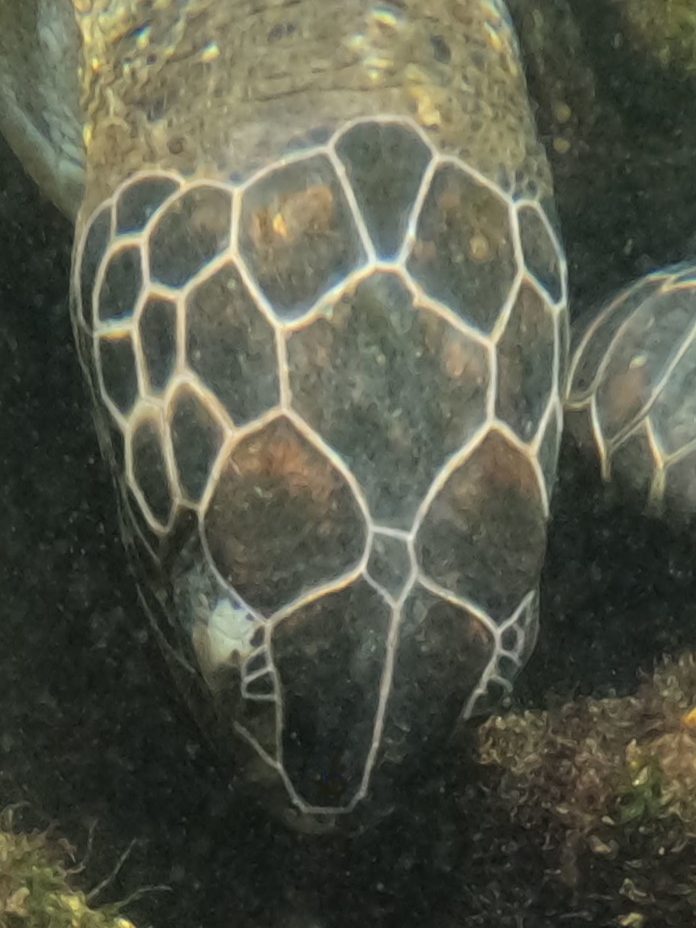
#> input picture notebooks/imgs/imgs_sel/tartaruga1A.JPG, 696 x 928 px
$ jupyter execute contours.ipynb
#> lines starting #> are read from the running program, lines starting #| are printed output that depends on the picture; after the words box and inside, x2 and y2 are one past the last pixel; in counts of white or black regions, pixels touching at a corner belong together; long printed decimals are rounded
[cell 1]
import cv2
import matplotlib.pyplot as plt
import numpy as np
import math

[cell 2]
# Automatic brightness and contrast optimization with optional histogram clipping
def automatic_brightness_and_contrast(image, clip_hist_percent=1):
    gray = cv2.cvtColor(image, cv2.COLOR_BGR2GRAY)

    # Calculate grayscale histogram
    hist = cv2.calcHist([gray],[0],None,[256],[0,256])
    hist_size = len(hist)

    # Calculate cumulative distribution from the histogram
    accumulator = []
    accumulator.append(float(hist[0]))
    for index in range(1, hist_size):
        accumulator.append(accumulator[index -1] + float(hist[index]))

    # Locate points to clip
    maximum = accumulator[-1]
    clip_hist_percent *= (maximum/100.0)
    clip_hist_percent /= 2.0

    # Locate left cut
    minimum_gray = 0
    while accumulator[minimum_gray] < clip_hist_percent:
        minimum_gray += 1

    # Locate right cut
    maximum_gray = hist_size -1
    while accumulator[maximum_gray] >= (maximum - clip_hist_percent):
        maximum_gray -= 1

    # Calculate alpha and beta values
    alpha = 255 / (maximum_gray - minimum_gray)
    beta = -minimum_gray * alpha

    '''
    # Calculate new histogram with desired range and show histogram
    new_hist = cv2.calcHist([gray],[0],None,[256],[minimum_gray,maximum_gray])
    plt.plot(hist)
    plt.plot(new_hist)
    plt.xlim([0,256])
    plt.show()
    '''

    auto_result = cv2.convertScaleAbs(image, alpha=alpha, beta=beta)
    return (auto_result, alpha, beta)

[cell 3]
data_path = "../imgs/imgs_sel/"

[cell 4]
image_path_1 = data_path + "tartaruga1A.JPG"
image_path_2 = data_path + "tartaruga1B.JPG"
image_path_3 = data_path + "tartaruga2.JPG"

[cell 5]
def treat_image(img):
    img_gray = cv2.cvtColor(img, cv2.COLOR_BGR2GRAY)
    img_gray = cv2.GaussianBlur(img_gray, (3, 3), 0)
    # img_gray = cv2.adaptiveThreshold(img_gray, 255, cv2.ADAPTIVE_THRESH_GAUSSIAN_C, cv2.THRESH_BINARY_INV, 11, 4)
    img_gray = cv2.Canny(img_gray, 30, 150, 7, L2gradient = True)
    return img_gray

[cell 6]
img1 = cv2.imread(image_path_1)
#> img1 is the input picture: shape (928, 696, 3); mean B, G, R 72.9, 87.6, 85.4
img1, alpha, beta = automatic_brightness_and_contrast(img1)
#> in automatic_brightness_and_contrast, `hist = cv2.calcHist([gray],[0],None,[256],[0,256])`: hist = 256 values, max 12813 at index 34, min 0 at index 0, mean 2523
#> in automatic_brightness_and_contrast, `hist_size = len(hist)`: hist_size = 256
#> after the loop in automatic_brightness_and_contrast, `for index in range(1, hist_size):`: accumulator = 256 values from 0 to 645888
#> in automatic_brightness_and_contrast, `maximum = accumulator[-1]`: maximum = 645888
#> in automatic_brightness_and_contrast, `clip_hist_percent *= (maximum/100.0)`: clip_hist_percent = 6458.9
#> in automatic_brightness_and_contrast, `clip_hist_percent /= 2.0`: clip_hist_percent = 3229.4
#> the loop in automatic_brightness_and_contrast, `while accumulator[minimum_gray] < clip_hist_percent:` made 24 passes
#> after the loop in automatic_brightness_and_contrast, `while accumulator[minimum_gray] < clip_hist_percent:`: minimum_gray = 24
#> in automatic_brightness_and_contrast, `maximum_gray = hist_size -1`: maximum_gray = 255
#> the loop in automatic_brightness_and_contrast, `while accumulator[maximum_gray] >= (maximum - clip_hist_percent):` made 41 passes
#> maximum_gray on passes 1 to 12: 254, 253, 252, 251, 250, 249, 248, 247, 246, 245, 244, 243
#> after the loop in automatic_brightness_and_contrast, `while accumulator[maximum_gray] >= (maximum - clip_hist_percent):`: maximum_gray = 214
#> in automatic_brightness_and_contrast, `alpha = 255 / (maximum_gray - minimum_gray)`: alpha = 1.34
#> in automatic_brightness_and_contrast, `beta = -minimum_gray * alpha`: beta = -32.21
#> alpha = 1.34; beta = -32.21
img_gray1 = treat_image(img1)
#> in treat_image, `img_gray = cv2.Canny(img_gray, 30, 150, 7, L2gradient = True)`:
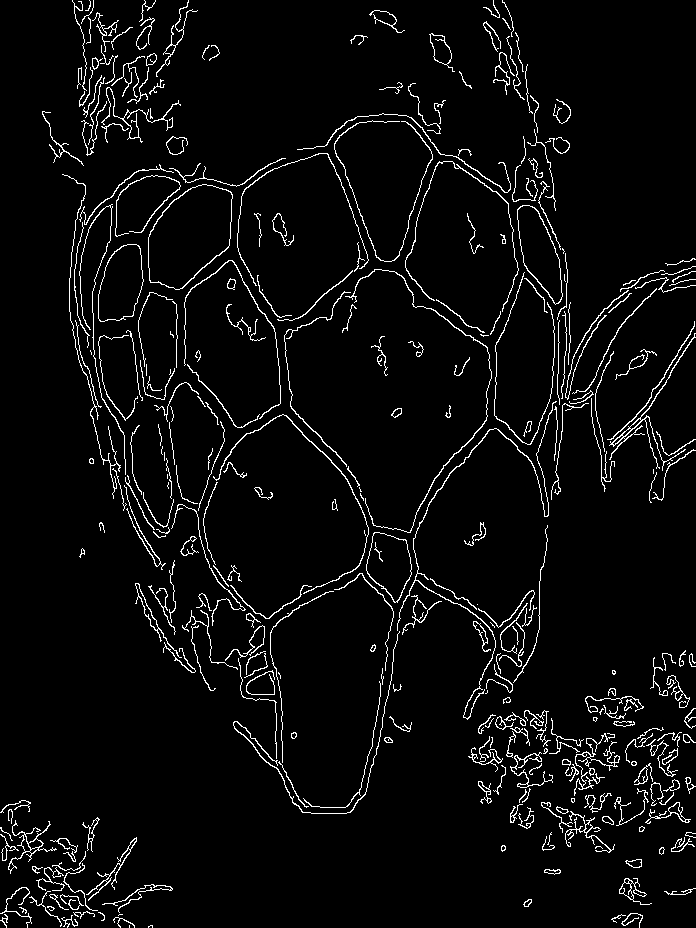
#> img_gray: shape (928, 696); 4.5% white in thin lines or dots

img2 = cv2.imread(image_path_2)
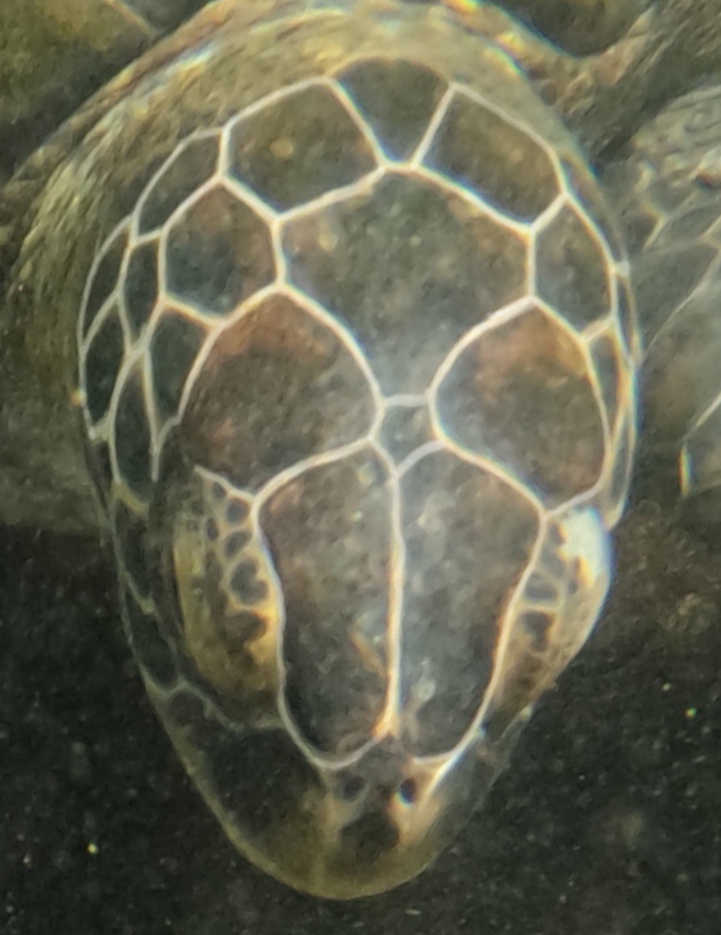
#> input picture notebooks/imgs/imgs_sel/tartaruga1B.JPG, 721 x 935 px
#> img2 is the input picture: shape (935, 721, 3); mean B, G, R 81.1, 100.5, 101
img2, alpha, beta = automatic_brightness_and_contrast(img2)
#> the loop in automatic_brightness_and_contrast (call 2), `while accumulator[minimum_gray] < clip_hist_percent:` made 25 passes
#> the loop in automatic_brightness_and_contrast (call 2), `while accumulator[maximum_gray] >= (maximum - clip_hist_percent):` made 36 passes
#> alpha = 1.31; beta = -32.86
img_gray2 = treat_image(img2)
#> in treat_image (call 2), `img_gray = cv2.Canny(img_gray, 30, 150, 7, L2gradient = True)`: img_gray: shape (935, 721); 2.6% white in thin lines or dots

img3 = cv2.imread(image_path_3)
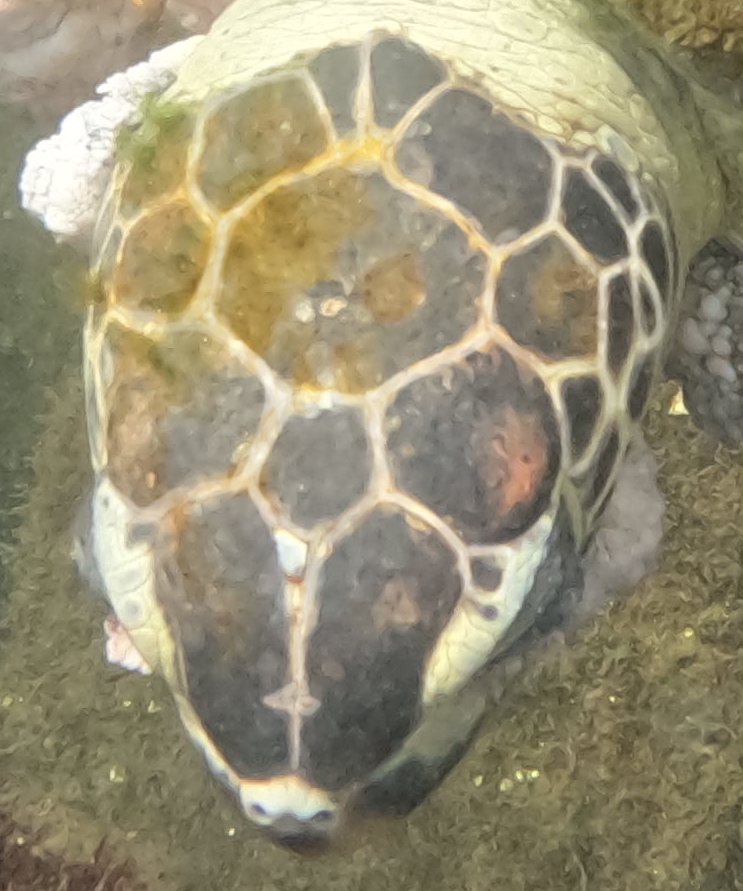
#> input picture notebooks/imgs/imgs_sel/tartaruga2.JPG, 743 x 891 px
#> img3 is the input picture: shape (891, 743, 3); mean B, G, R 117.1, 143.2, 150.7
img3, alpha, beta = automatic_brightness_and_contrast(img3)
#> call 3 of automatic_brightness_and_contrast, with clip_hist_percent = 1
#> in automatic_brightness_and_contrast (call 3), `gray = cv2.cvtColor(image, cv2.COLOR_BGR2GRAY)`:
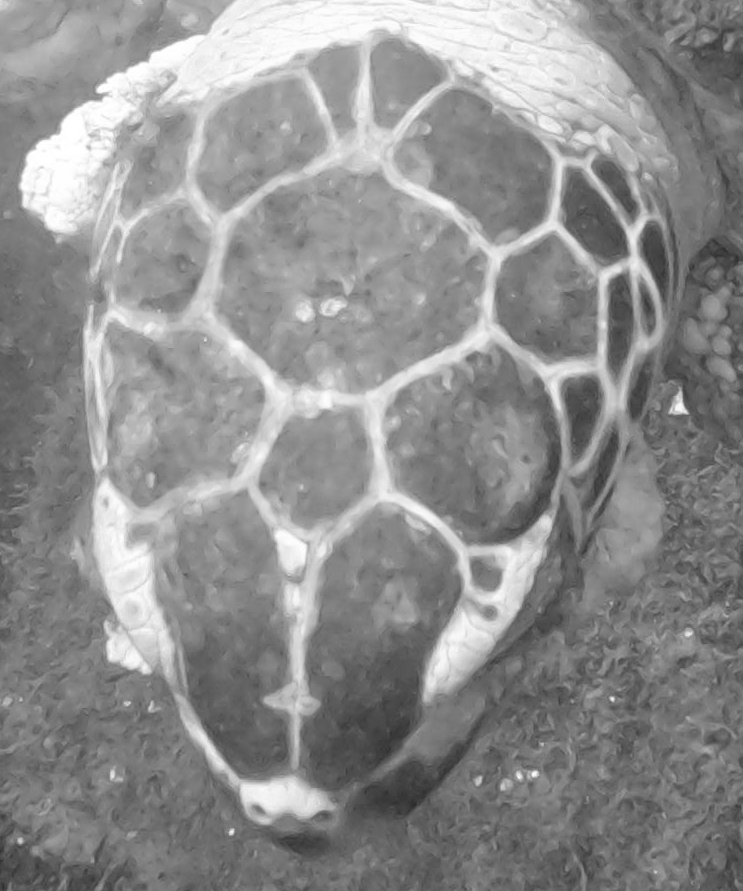
#> gray: shape (891, 743); min 41, max 255, mean 142.4
#> in automatic_brightness_and_contrast (call 3), `hist = cv2.calcHist([gray],[0],None,[256],[0,256])`: hist = 256 values, max 8809 at index 120, min 0 at index 0, mean 2586
#> after the loop in automatic_brightness_and_contrast (call 3), `for index in range(1, hist_size):`: accumulator = 256 values from 0 to 662013
#> in automatic_brightness_and_contrast (call 3), `maximum = accumulator[-1]`: maximum = 662013
#> in automatic_brightness_and_contrast (call 3), `clip_hist_percent *= (maximum/100.0)`: clip_hist_percent = 6620.1
#> in automatic_brightness_and_contrast (call 3), `clip_hist_percent /= 2.0`: clip_hist_percent = 3310.1
#> the loop in automatic_brightness_and_contrast (call 3), `while accumulator[minimum_gray] < clip_hist_percent:` made 66 passes
#> after the loop in automatic_brightness_and_contrast (call 3), `while accumulator[minimum_gray] < clip_hist_percent:`: minimum_gray = 66
#> in automatic_brightness_and_contrast (call 3), `maximum_gray = hist_size -1`: maximum_gray = 255
#> the loop in automatic_brightness_and_contrast (call 3), `while accumulator[maximum_gray] >= (maximum - clip_hist_percent):` made 3 passes
#> after the loop in automatic_brightness_and_contrast (call 3), `while accumulator[maximum_gray] >= (maximum - clip_hist_percent):`: maximum_gray = 252
#> in automatic_brightness_and_contrast (call 3), `alpha = 255 / (maximum_gray - minimum_gray)`: alpha = 1.37
#> in automatic_brightness_and_contrast (call 3), `beta = -minimum_gray * alpha`: beta = -90.48
#> in automatic_brightness_and_contrast (call 3), `auto_result = cv2.convertScaleAbs(image, alpha=alpha, beta=beta)`:
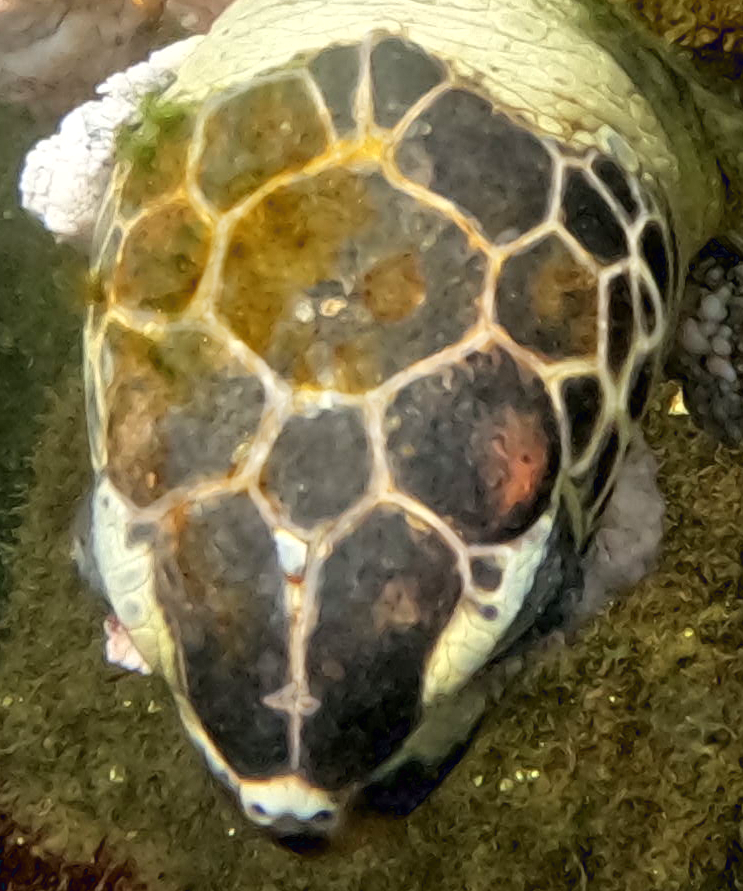
#> auto_result: shape (891, 743, 3); mean B, G, R 70.8, 105.8, 116.1
#> alpha = 1.37; beta = -90.48
img_gray3 = treat_image(img3)
#> in treat_image (call 3), `img_gray = cv2.Canny(img_gray, 30, 150, 7, L2gradient = True)`:
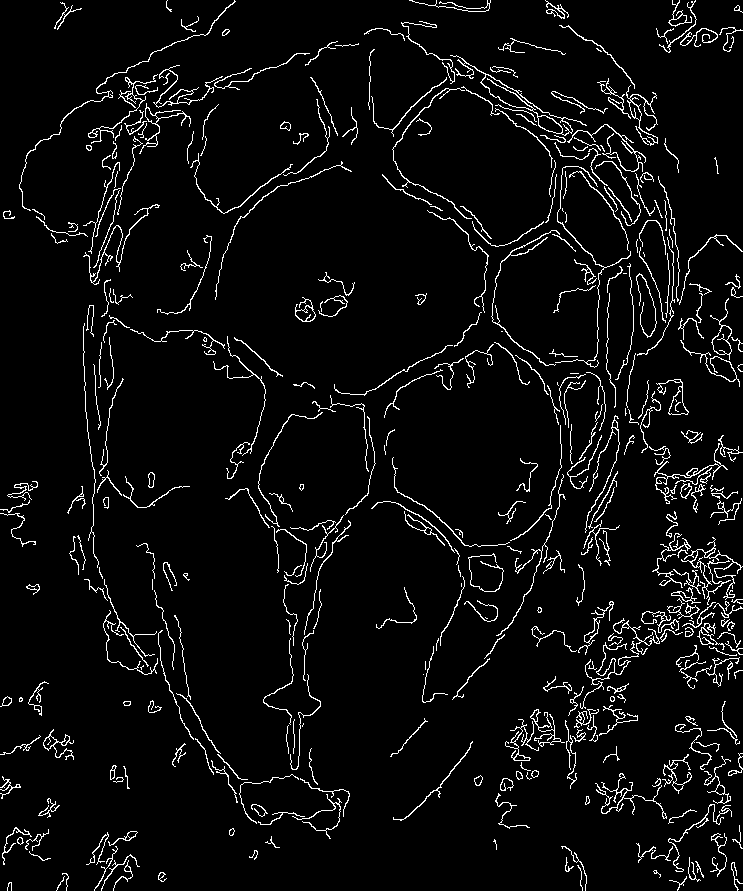
#> img_gray: shape (891, 743); 5% white in thin lines or dots


contours1, hierarchy1 = cv2.findContours(img_gray1, cv2.RETR_TREE, cv2.CHAIN_APPROX_NONE)
#> contours1 = 397 contours, 233 with area under 20; largest, box (x1, y1, x2, y2) and area: (148, 184, 233, 290) 6291, (148, 184, 233, 290) 6202, (98, 244, 144, 322) 2618, (98, 244, 144, 322) 2596, (517, 205, 563, 305) 2514
contours2, hierarchy2 = cv2.findContours(img_gray2, cv2.RETR_TREE, cv2.CHAIN_APPROX_NONE)
#> contours2 = 136 contours, 57 with area under 20; largest, box (x1, y1, x2, y2) and area: (420, 91, 561, 224) 10418, (420, 91, 561, 224) 10250, (114, 293, 376, 518) 272, (675, 593, 704, 615) 257, (19, 222, 50, 281) 250
contours3, hierarchy3 = cv2.findContours(img_gray3, cv2.RETR_TREE, cv2.CHAIN_APPROX_NONE)
#> contours3 = 475 contours, 273 with area under 20; largest, box (x1, y1, x2, y2) and area: (450, 55, 587, 136) 1310, (481, 74, 573, 136) 894, (710, 298, 732, 360) 408, (712, 325, 732, 355) 370, (656, 379, 689, 415) 332


d2=cv2.matchShapes(img_gray1, img_gray2, cv2.CONTOURS_MATCH_I2, 0)
#> d2 = 0.355
print("Match entre 1 e 2:", d2)
#| Match entre 1 e 2: 0.3553

d3=cv2.matchShapes(img_gray1, img_gray3, cv2.CONTOURS_MATCH_I2, 0)
#> d3 = 0.0427
print("Match entre 1 e 3:", d3)
#| Match entre 1 e 3: 0.04273

d4=cv2.matchShapes(img_gray2, img_gray3, cv2.CONTOURS_MATCH_I2, 0)
#> d4 = 0.17
print("Match entre 2 e 3:", d4)
#| Match entre 2 e 3: 0.1698


cv2.drawContours(img1, contours1, -1, (0, 255, 0), 2)
plt.imshow(img1)
plt.show()

cv2.drawContours(img2, contours2, -1, (0, 255, 0), 2)
plt.imshow(img2)
plt.show()

cv2.drawContours(img3, contours3, -1, (0, 255, 0), 2)
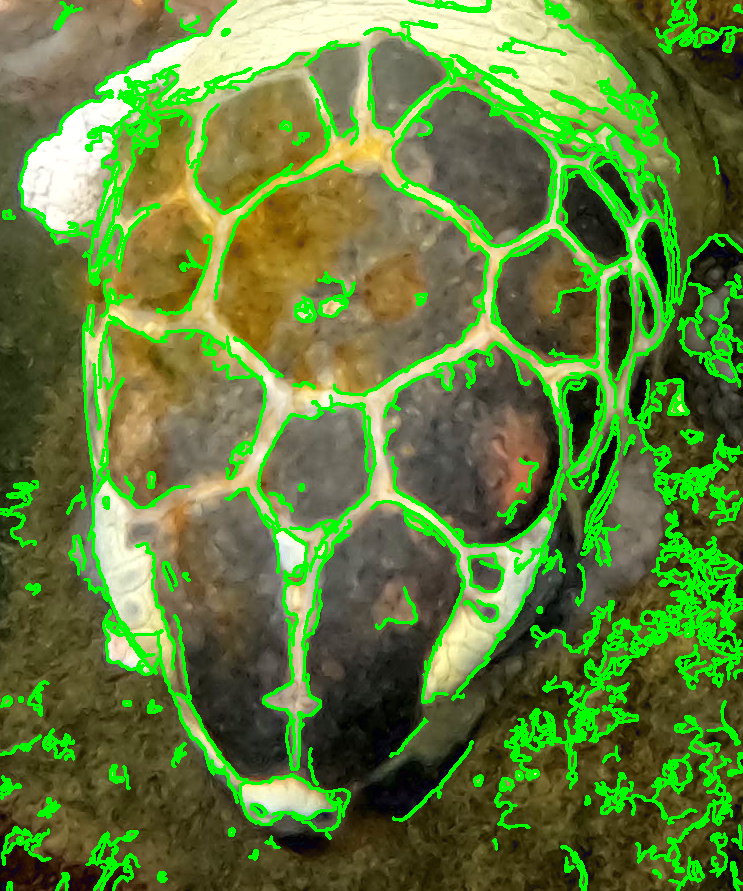
#> img3: shape (891, 743, 3); 15.3% of pixels changed, all inside (x1, y1, x2, y2) = (0, 0, 743, 891)
plt.imshow(img3)
plt.show()
